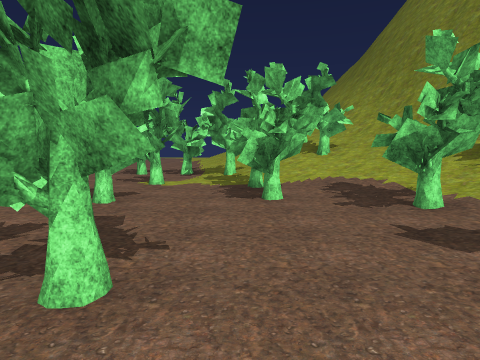
View 1 (above)

20 first-person views from a walk through a 3-D level made in the Unity game engine. The camera is 1.5 m above the floor, tilts 6° down and sees 75° across. The floor is counted in squares, 2 m on a side. Each view is taken from the middle of a square. On the plan, view 1 faces up. The plan holds only what a view shows up to about 10 squares ahead; the rest is blank. The place goes on beyond the plan. The player character is not drawn. Some surface patterns are stand-ins.

View 2
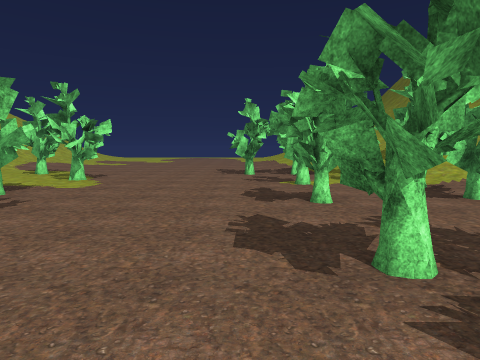

View 3
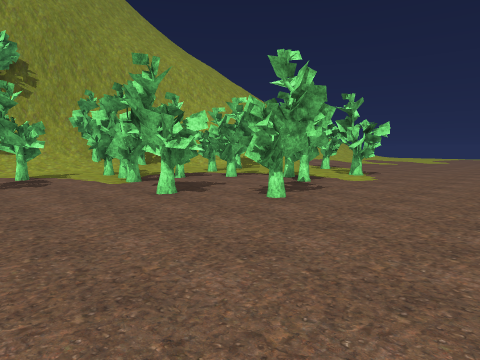

View 4
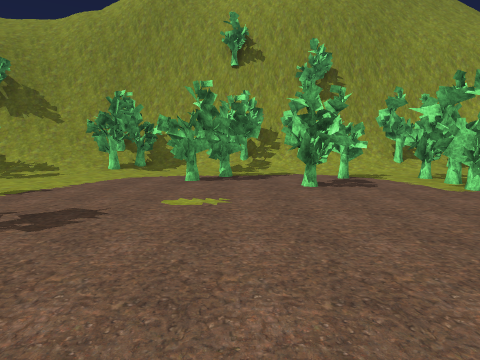

View 5
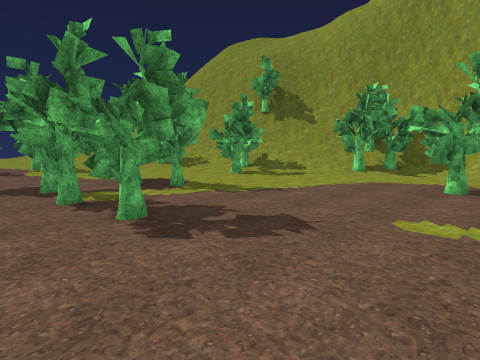

View 6
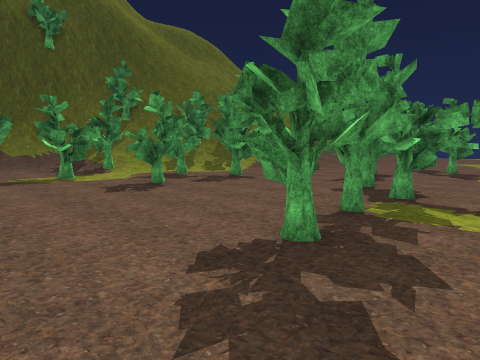

View 7
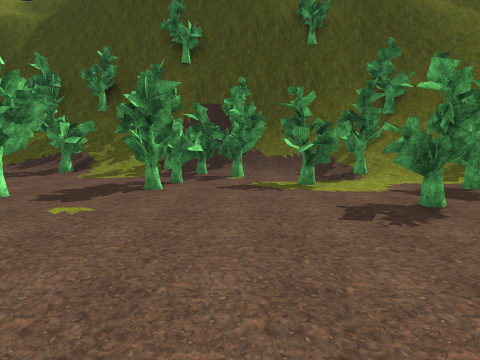

View 8
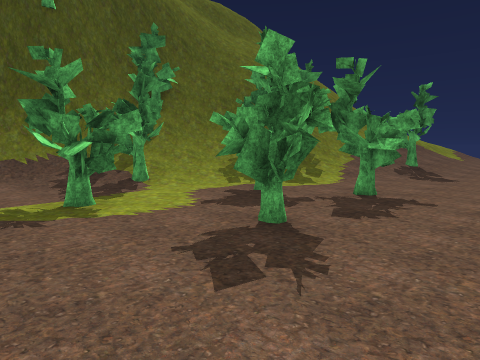

View 9
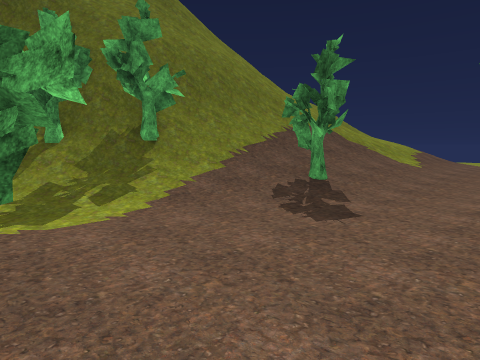

View 10
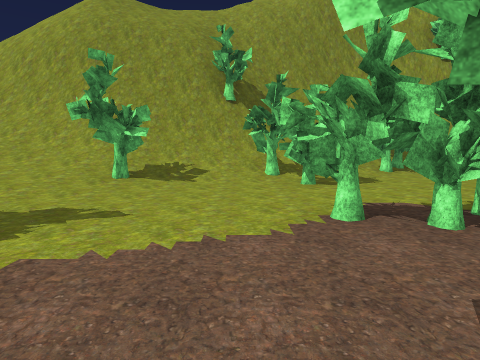

View 11
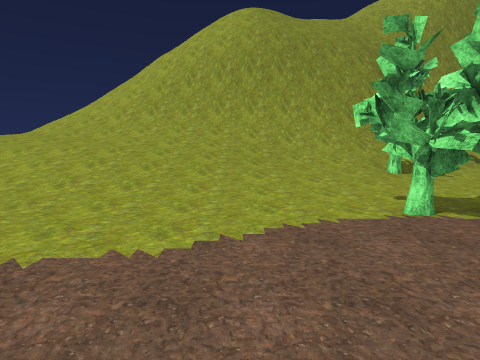

View 12
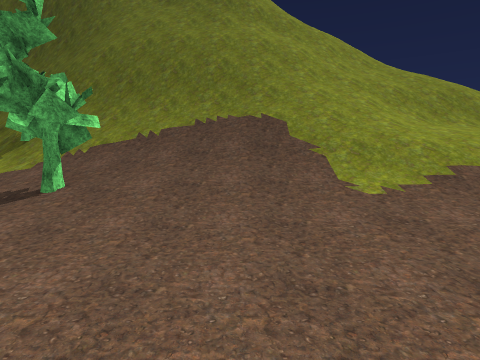

View 13
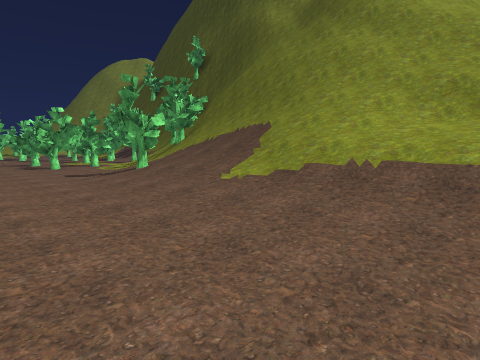

View 14
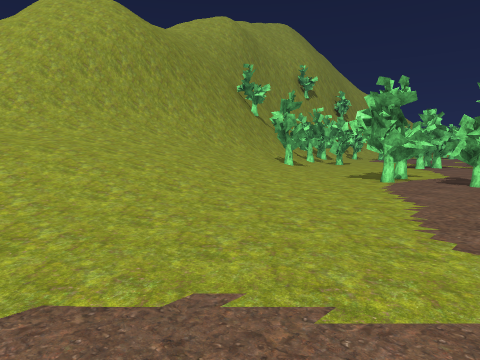

View 15
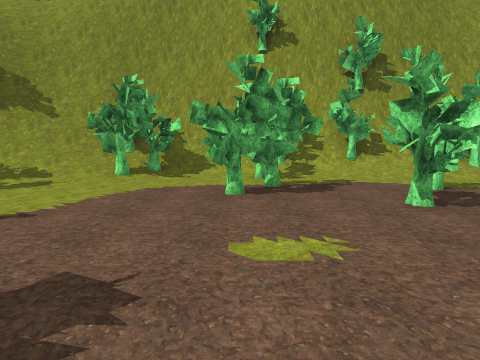

View 16
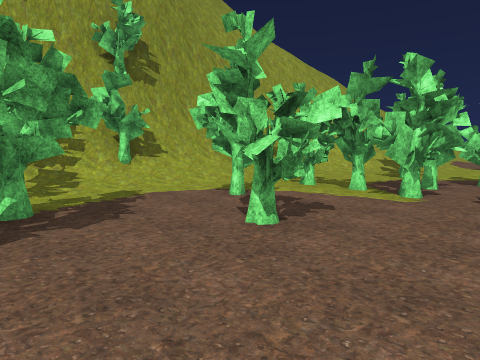

View 17
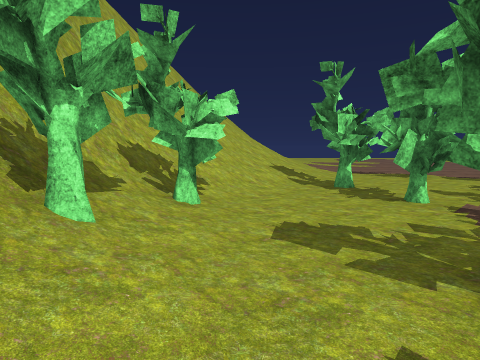

View 18
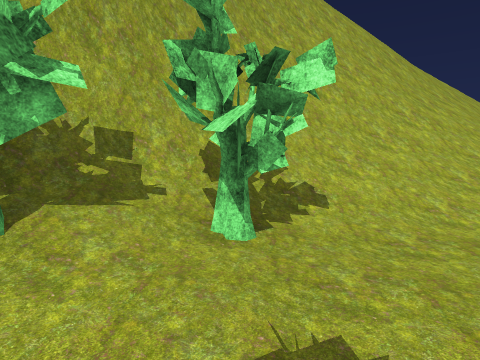

View 19
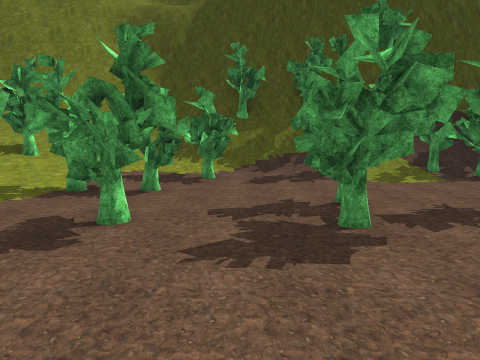

View 20
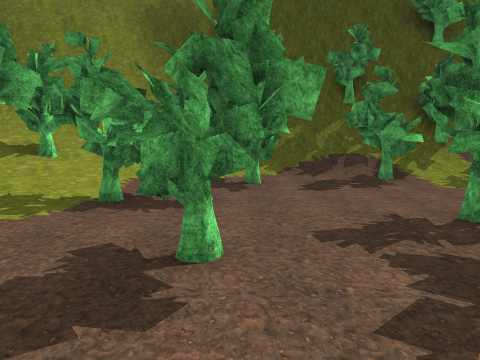

### Floor plan
Key: @ floor where view 1 was taken; # wall or solid block; . main floor; : floor 0.75 m higher than the main floor; + floor 1.5 m higher than the main floor; * floor 2.5 m higher than the main floor; / step, stairs or slope; = window, fence, low wall or low ledge; v drop or lower ground; P plant; O other object.
Columns run from 17 left of view 1 to 7 right of it. Each row starts with its distance up from view 1.
 11  /#=///......
 10  /#///.........../////#
  9  v#///..P.....P.P/////#
  8   #///...........P/P//##
  7   #//.P...P......./////#
  6  ##//....P.....P.P..// #
  5  ##P..P...P......P..//
  4  ##....PP......P...P./
  3  ##P...P...P........./#
  2  ##/..P.P.P....P...../#
  1  ##/.P..........P...P/#
  0  ##/............P@..//#
 -1  #/....P............/P#
 -2   O..P...........P..P/#
 -3   /P..P...........P.P #
 -4  #/................P.##
 -5  #/P......P......P..//#
 -6  #PP...........P....//#
 -7  #//.....P.P.......P/##
 -8  #///....PP......P.//##
 -9  #//P.P..P..P..P..///##
-10  ###/............./P/#
-11  v##//......O....///#vv
-12   v#//P......P...//P#/=
-13   v#//...P......///##//
-14   v#//:...PP....P//v///
-15   v#///.....P...///=///
-16   v#///:........//////#
-17  /##//+:........//////=/
-18 /=#//++:......../////////
-19 /////++::......./////////
-20   ///++/......../+/////
-21    //++:......../ *///

Positions as (right, up) in squares from view 1, and headings:
1: (0, 0), facing up
2: (-3, 0), facing up
3: (-3, -1), facing up-left
4: (-4, -2), facing left
5: (-5, -2), facing down-left
6: (-8, -3), facing down-right
7: (-6, -4), facing right
8: (-4, -4), facing down-right
9: (-4, -9), facing down-right
10: (-5, -10), facing left
11: (-4, -16), facing left
12: (-5, -16), facing right
13: (-5, -21), facing up-right
14: (-5, -21), facing up-left
15: (-6, -3), facing left
16: (-8, -3), facing up-left
17: (-13, 1), facing up
18: (-12, 3), facing up-left
19: (-5, 3), facing right
20: (-4, 4), facing right
